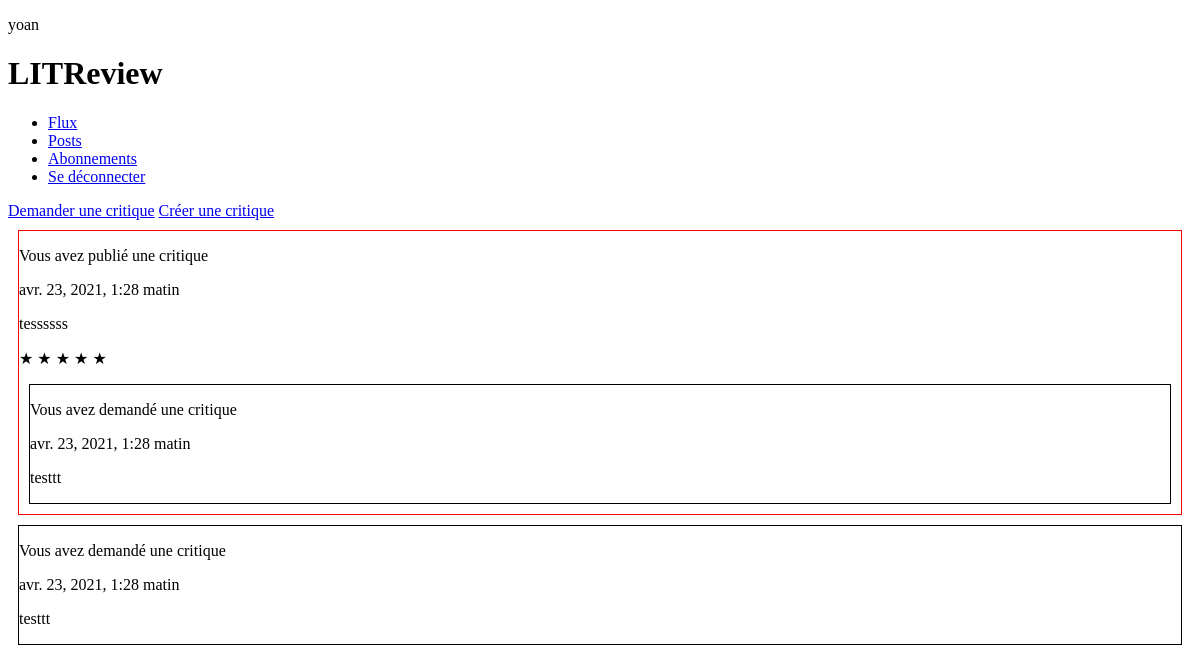
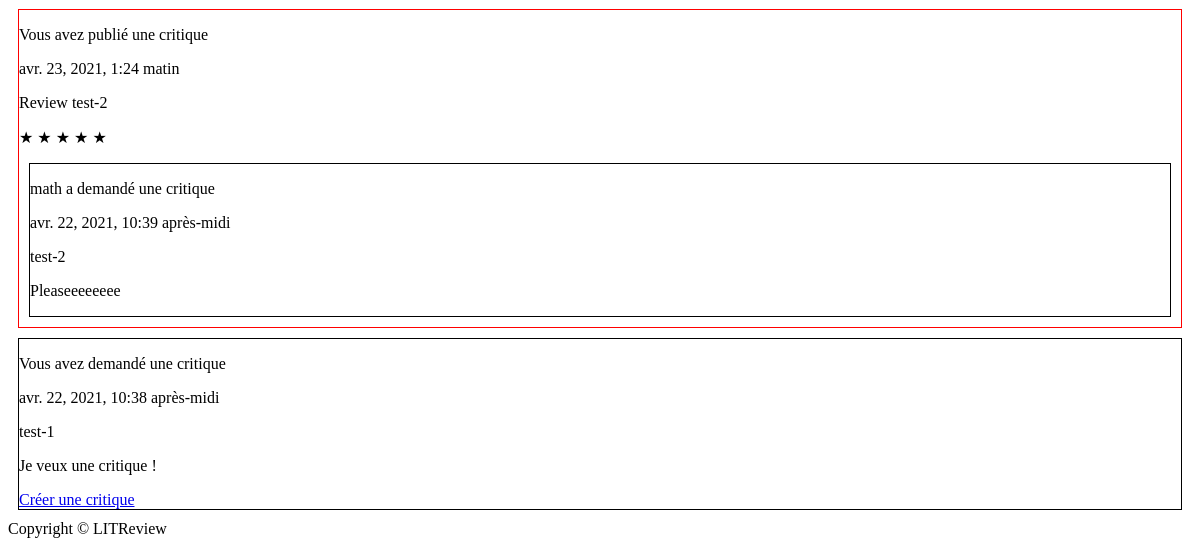
/feed/ (signed in), run on an earlier commit of the app's database (2 pictures, top to bottom).
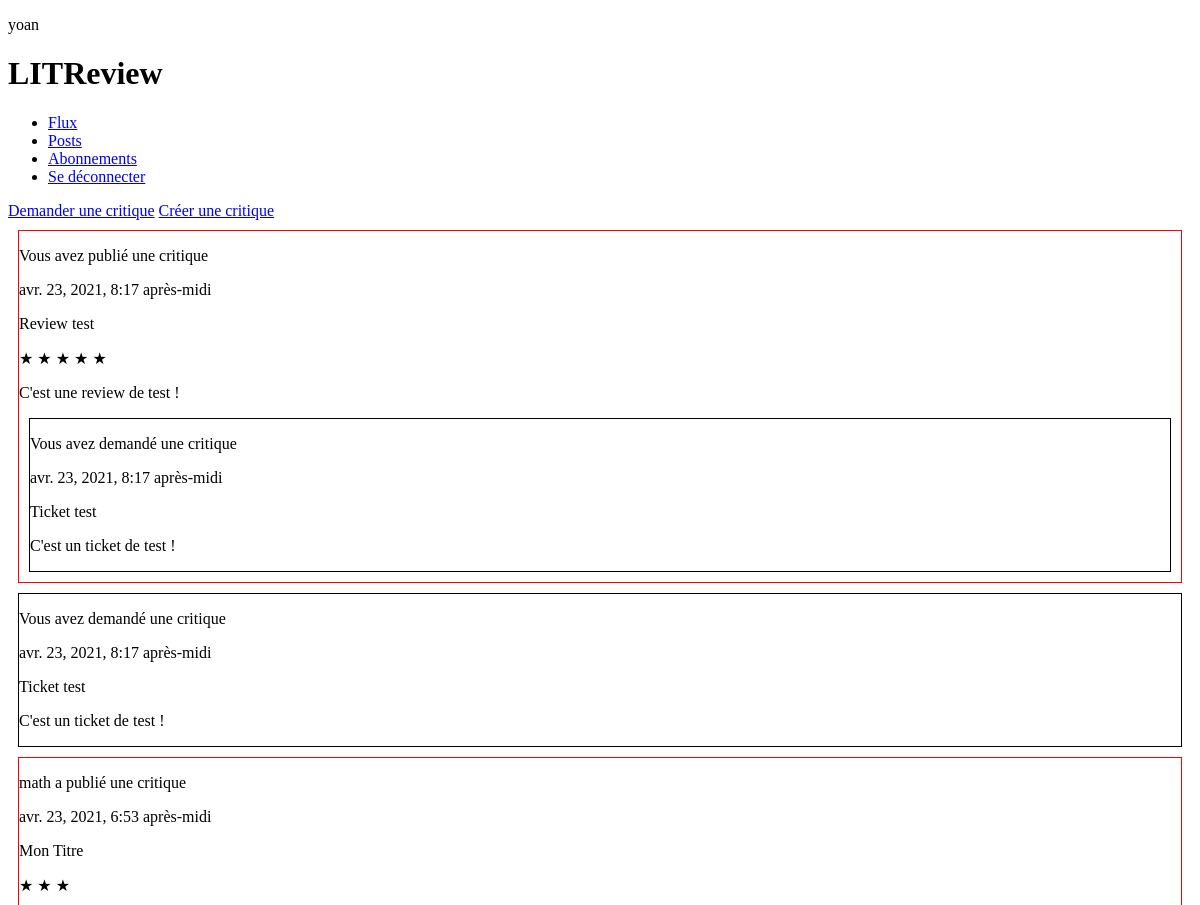
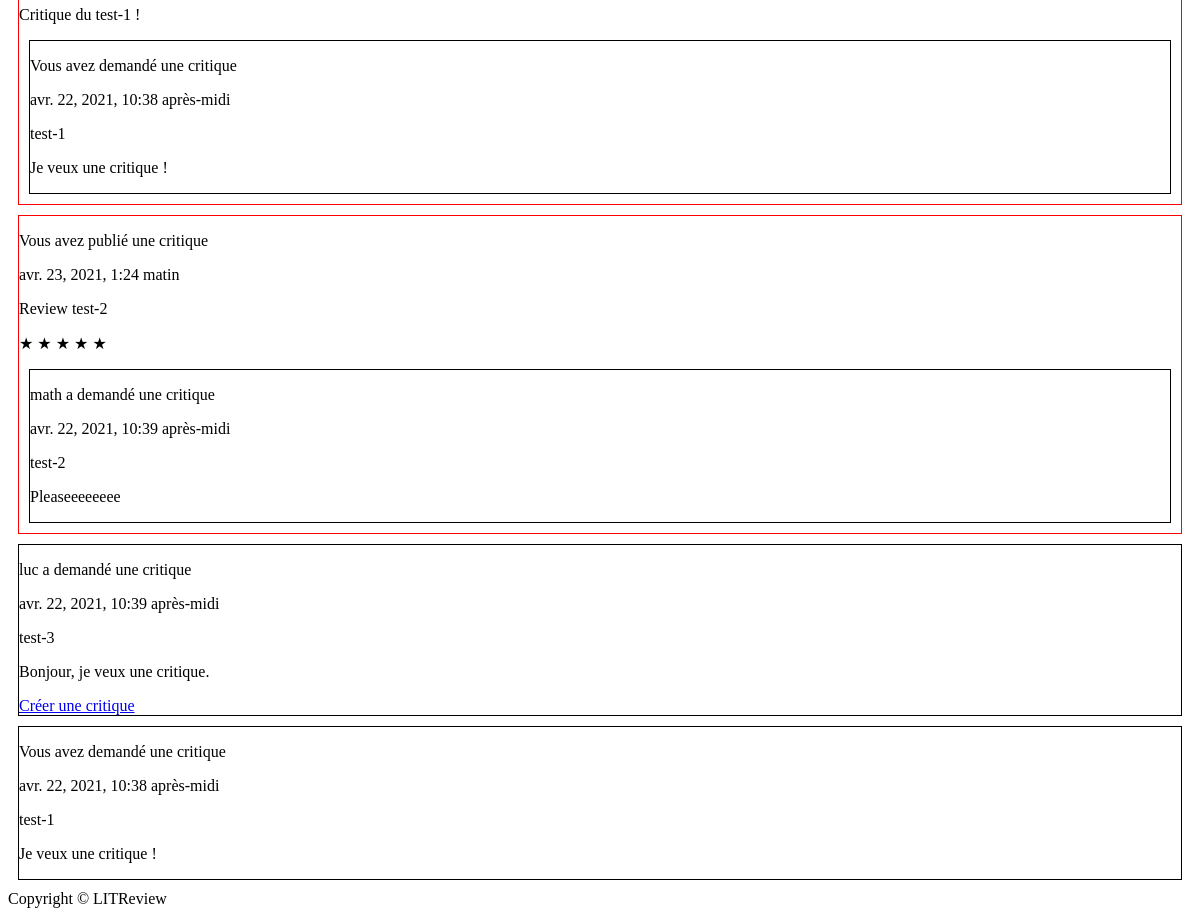
And on a later commit of the database (2 pictures, top to bottom).
### posts/models.py (models this page shows)
class Review(models.Model):
    ticket = models.ForeignKey(to=Ticket, on_delete=models.CASCADE)
    rating = models.PositiveSmallIntegerField(validators=[MinValueValidator(0), MaxValueValidator(5)])
    user = models.ForeignKey(to=settings.AUTH_USER_MODEL, on_delete=models.CASCADE)
    headline = models.CharField(max_length=128)
    body = models.TextField(max_length=8192, blank=True)
    time_created = models.DateTimeField(auto_now_add=True)

class Ticket(models.Model):
    title = models.CharField(max_length=128)
    description = models.TextField(max_length=2048, blank=True)
    user = models.ForeignKey(to=settings.AUTH_USER_MODEL, on_delete=models.CASCADE)
    image = models.ImageField(null=True, blank=True)
    time_created = models.DateTimeField(auto_now_add=True)

### posts/views.py (the view)
# urls.py: path('feed/', include('posts.urls')),
@login_required
def feed(request):
    users = [uf.followed_user for uf in UserFollows.objects.filter(user=request.user)]
    users.append(request.user)
    reviews = Review.objects.filter(user__in=users)
    user_tickets_reviews = Review.objects.filter(ticket__user=request.user)
    user_tickets_reviews = user_tickets_reviews.annotate(content_type=Value('REVIEW', CharField()))
    reviews = reviews.annotate(content_type=Value('REVIEW', CharField()))
    reviews = reviews.union(user_tickets_reviews)
    reviewed_tickets_title = [r.ticket.title for r in Review.objects.all()]
    reviewed_tickets = Ticket.objects.filter(user__in=users, title__in=reviewed_tickets_title)
    reviewed_tickets = reviewed_tickets.annotate(content_type=Value('REVIEWED_TICKET', CharField()))
    unreviewed_tickets = Ticket.objects.filter(user__in=users).exclude(title__in=reviewed_tickets_title)
    unreviewed_tickets = unreviewed_tickets.annotate(content_type=Value('UNREVIEWED_TICKET', CharField()))
    posts = sorted(chain(reviews, reviewed_tickets, unreviewed_tickets),
                    key=lambda post: post.time_created, reverse=True)
    return render(request, 'posts/feed.html', {'posts': posts})

### posts/templates/posts/feed.html
{% extends 'posts/base.html' %}
{% block content %}
<a href="{% url 'posts:create_ticket'%}">Demander une critique</a>
<a href="{% url 'posts:create_ticket_review' %}">Créer une critique</a>
{% for post in posts %}
    {% if post.content_type == 'UNREVIEWED_TICKET' %}
        {% include 'posts/ticket_snippet.html' with ticket=post can_review=True %}
    {% elif post.content_type == 'REVIEWED_TICKET' %}
        {% include 'posts/ticket_snippet.html' with ticket=post %}
    {% elif post.content_type == 'REVIEW' %}
        {% include 'posts/review_snippet.html' with review=post %}
    {% endif %}
{% endfor %}
{% endblock %}

### posts/templates/posts/review_snippet.html (shortened to what this page needs)
<div class="review" style="border: 1px solid red; margin: 10px;">
    {% if review.user == user %}
    <p>Vous avez publié une critique</p>
    {% else %}
    <p>{{ review.user }} a publié une critique</p>
    {% endif %}
    <p>{{ review.time_created }}</p>
    <p>{{ review.headline }}</p>
    <p>{% for i in ''|center:review.rating %} &#x2605; {% endfor %}</p>
    <p>{{ review.body }}</p>
    {% include 'posts/ticket_snippet.html' with ticket=review.ticket %}
</div>

### posts/templates/posts/ticket_snippet.html (shortened to what this page needs)
<div class="ticket" style="border: 1px solid black; margin: 10px;">
    {% if ticket.user == user %}
    <p>Vous avez demandé une critique</p>
    {% else %}
    <p>{{ ticket.user }} a demandé une critique</p>
    {% endif %}
    <p>{{ ticket.time_created }}</p>
    <p>{{ ticket.title }}</p>
    <p>{{ ticket.description }}</p>
    {% if can_review %}
    <a href="{% url 'posts:create_review' ticket.title %}">Créer une critique</a>
    {% endif %}
</div>

What changed in the data, as far as the page shows it:
removed Review: shows "Vous avez publié une critique", time_created "avr. 23, 2021, 1:28 matin", headline "tessssss", rating 5 (drawn), shows "Vous avez demandé une critique"
removed Ticket: time_created "avr. 23, 2021, 1:28 matin", title "testtt", shows "Vous avez demandé une critique"
added Review: shows "Vous avez publié une critique", time_created "avr. 23, 2021, 8:17 après-midi", headline "Review test", rating 5 (drawn), body "C'est une review de test !", shows "Vous avez demandé une critique"
added Ticket: time_created "avr. 23, 2021, 8:17 après-midi", title "Ticket test", description "C'est un ticket de test !", shows "Vous avez demandé une critique"
added Review: user "math", time_created "avr. 23, 2021, 6:53 après-midi", headline "Mon Titre", rating 3 (drawn), body "Critique du test-1 !", shows "Vous avez demandé une critique", {{ ticket.time_created }} "avr. 22, 2021, 10:38 après-midi", {{ ticket.title }} "test-1", {{ ticket.description }} "Je veux une critique !"
shown differently, row unchanged: Ticket "avr. 22, 2021, 10:38 après-midi": no longer shows "Créer une critique"
now on this page (row unchanged): Ticket: user "luc", time_created "avr. 22, 2021, 10:39 après-midi", title "test-3", description "Bonjour, je veux une critique.", shows "Créer une critique"
